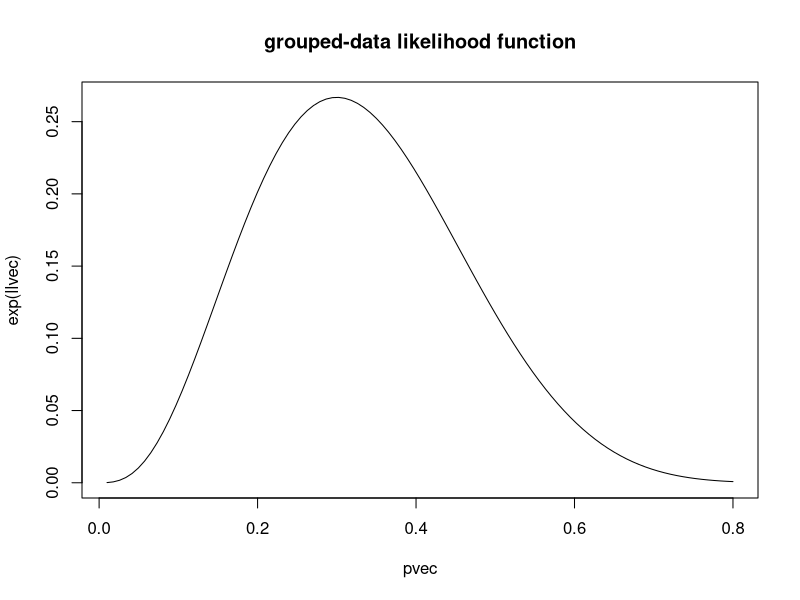
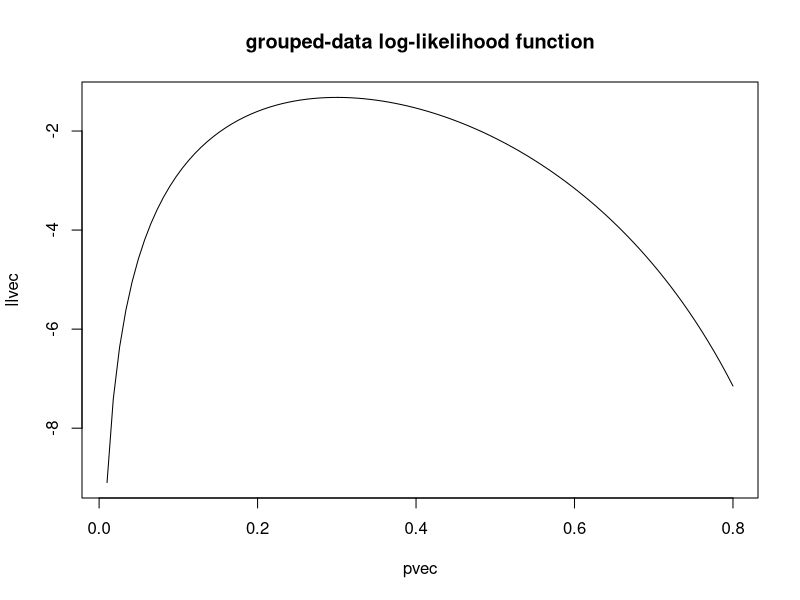
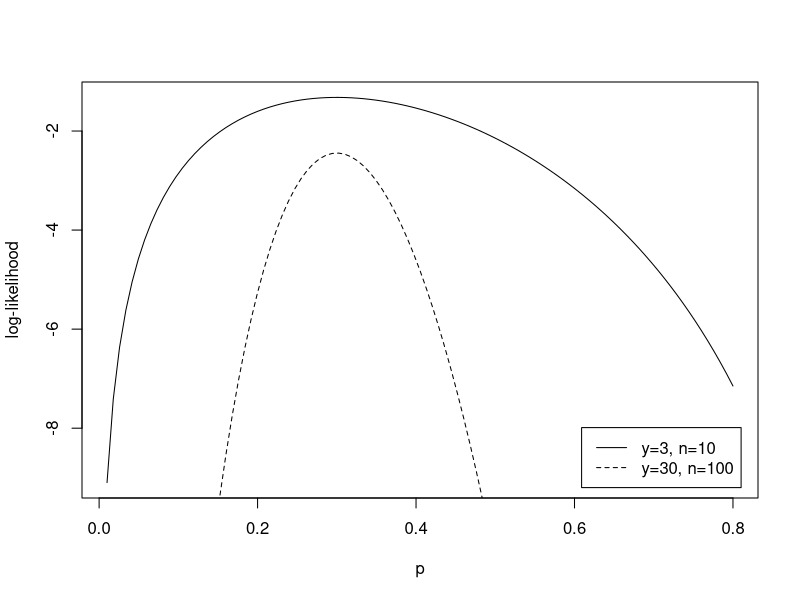
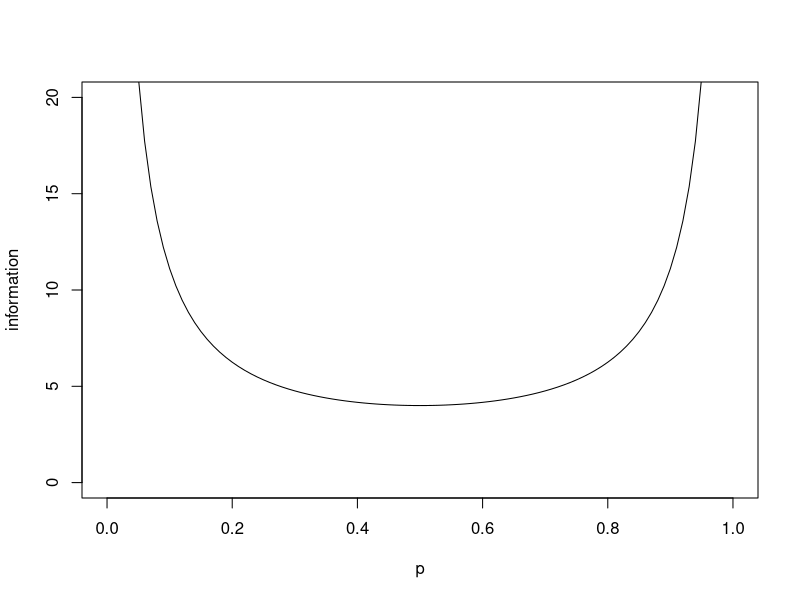
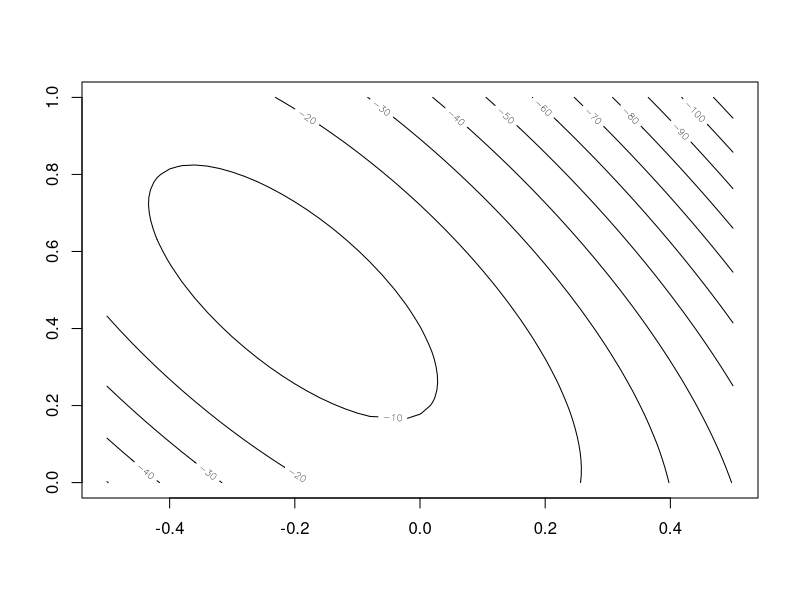

Write the R code that produced these figures, in order.
## ---- chunk 1
knitr::opts_chunk$set(echo = TRUE)
library(numDeriv)
## ---- chunk 2
pvec <- c(0,.1,.2,.29,.3,.33,.4,1)
# grouped
llvec1 <- dbinom(3,10,pvec,log=TRUE)
# ungrouped
llvec2 <- sapply(pvec,function(p) sum(dbinom(c(rep(1,3),rep(0,7)),1,p,log=TRUE)))

data.frame(p=pvec,grouped.loglik=llvec1,ungrouped.loglik=llvec2)
## ---- chunk 3
llvec1-llvec2
lchoose(10,3)
## ---- chunk 4
pvec <- seq(.01,.8,length.out=101)

llvec <- dbinom(3,10,pvec,log=TRUE)

plot(pvec,exp(llvec),type='l', main='grouped-data likelihood function')
plot(pvec,llvec,type='l', main='grouped-data log-likelihood function')
## ---- chunk 5

llvec.smallsamp <- dbinom(3,10,pvec,log=TRUE)
llvec.largesamp <- dbinom(30,100,pvec,log=TRUE)

plot(pvec,llvec.smallsamp,type='l',xlab='p',ylab='log-likelihood')
# plot(pvec,llvec.largesamp,type='l')
lines(pvec,llvec.largesamp,lty=2)

legend(x='bottomright',inset=.025,lty=1:2,legend=c('y=3, n=10','y=30, n=100'))
## ---- chunk 6
# the information in a single binary observation with probability p is 1/(p*(1-p))
curve(1/(x*(1-x)),ylim=c(0,20),xlab='p',ylab='information')
## ---- chunk 7

smoke <- data.frame(y=c(281,228),
                    n=c(491,507),
                    passive=c(1,0))

smoke.logitmod <- glm(cbind(y,n-y) ~ # format for outcome is two columns: number of successes, number of failures
              passive, # the covariate
            data=smoke, # gives the data set we are using to define variables in the model
            family=binomial) # tells R to use logistic regression for a binary outcome

V.smoke <- vcov(smoke.logitmod) # covariance matrix of parameter estimates
se.passive <- sqrt(diag(V.smoke))[2] # standard error on log-odds scale
## ---- chunk 8
smoke
## ---- chunk 9
logit.llikfun <- function(theta,y,n,xmat) { # first argument has to be parameter vector
  eta <- cbind(1,xmat) %*% theta # linear predictor
  prob <- plogis(eta) # here is where the logistic function appears
  sum(dbinom(x=y,size=n,prob=prob,log=TRUE)) # sum up the individual log probability mass values
}

# check the value at the solution found by glm()
logLik(smoke.logitmod)
# using our new function
logit.llikfun(coef(smoke.logitmod),
              y=smoke$y,
              n=smoke$n,
              xmat=as.matrix(smoke$passive,ncol=1))

# if we want to use this function to fit a model, we need to specify starting values
start.beta <- c(0,0)

mod1 <- optim(start.beta, # starting values
              logit.llikfun, # function to optimize
              hessian=TRUE, # so we can get standard errors
              # arguments to the log-likelihood function
              y=smoke$y,
              n=smoke$n,
              xmat=as.matrix(smoke$passive,ncol=1),
              method='BFGS', # optimization method (quasi-Newton)
              control=list(fnscale=-1) # tells optim() to maximize instead of minimize
              )
## ---- chunk 10
# compare with glm()
# estimates
coef(smoke.logitmod)
mod1$par

# covariance matrix
V.smoke
solve(-mod1$hessian)
## ---- chunk 11
beta0vec <- seq(-.5,.5,length.out=51)
beta1vec <- seq(0,1,length.out=51)
llsurf <- array(dim=c(length(beta0vec),length(beta1vec)))

for(i0 in seq_along(beta0vec)) {
  for(i1 in seq_along(beta1vec)) {
    llsurf[i0,i1] <- logit.llikfun(c(beta0vec[i0],beta1vec[i1]),
              y=smoke$y,
              n=smoke$n,
              xmat=as.matrix(smoke$passive,ncol=1))
  }
}

contour(beta0vec,beta1vec,llsurf)
